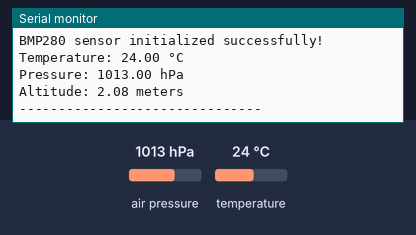
A sketch run on a simulated ESP8266 (NodeMCU). Parts: the last lines printed to the serial monitor. The inputs (shaded band) are chosen by the test bench; at power-on: air pressure 1013 hPa, temperature 24 °C.

Above: at 1.2 s.
1.3 s: air pressure set to 952 hPa
At 2.6 s:
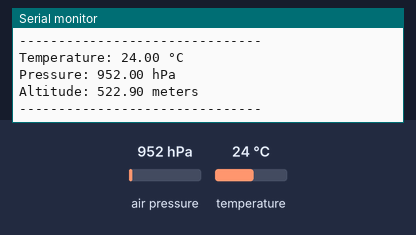
2.8 s: temperature set to 12 °C
4.3 s: air pressure set to 975 hPa
At 6.7 s:
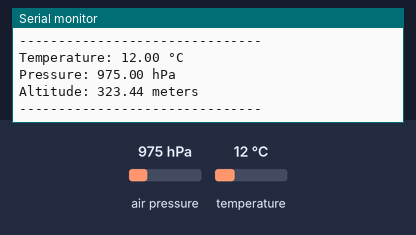
Timing chart, 0 to 8.2 s (numbered marks = the images above; inputs shaded):
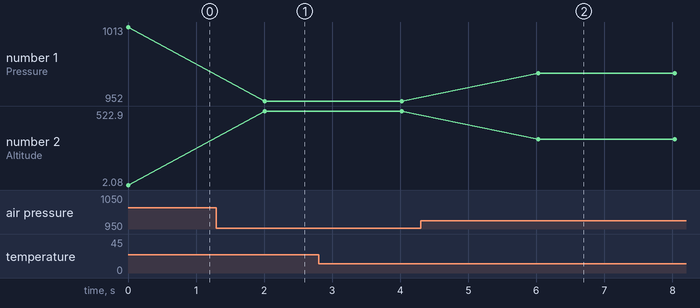

Measured:
- after the input at 1.3 s, the serial monitor: prints a new line after 0.71 s (image 1)
- after the input at 4.3 s, the serial monitor: prints a new line after 1.7 s (image 2)
- plotted number 1: 1013 → 952 after the input at 1.3 s, 952 → 975 after the input at 4.3 s
- plotted number 2: 2.08 → 522.9 after the input at 1.3 s, 522.9 → 323.44 after the input at 4.3 s

The sketch:

bmp_pressure.ino
```cpp
#include <Wire.h>
#include <Adafruit_Sensor.h>
#include <Adafruit_BMP280.h>

// Create an instance of the BMP280 sensor
Adafruit_BMP280 bmp;

// I2C pins for NodeMCU ESP8266
#define SDA_PIN D2  // Connect to SDA on BMP280
#define SCL_PIN D1  // Connect to SCL on BMP280

void setup() {
  // Start serial communication for debugging
  Serial.begin(115200);
  Serial.println(F("BMP280 Sensor Initialization"));

  // Initialize I2C communication
  Wire.begin(SDA_PIN, SCL_PIN);

  // Check if the BMP280 sensor is connected
  if (!bmp.begin(0x76)) { // 0x76 is the default I2C address for BMP280
    Serial.println(F("Could not find a valid BMP280 sensor, check connections!"));
    while (1); // Stay here if initialization fails
  }

  // Configure the sensor
  bmp.setSampling(Adafruit_BMP280::MODE_NORMAL,   // Normal mode
                  Adafruit_BMP280::SAMPLING_X2,   // Temperature oversampling x2
                  Adafruit_BMP280::SAMPLING_X16,  // Pressure oversampling x16
                  Adafruit_BMP280::FILTER_X16,    // Filtering x16
                  Adafruit_BMP280::STANDBY_MS_500 // Standby time 500ms
                 );

  Serial.println(F("BMP280 sensor initialized successfully!"));
}

void loop() {
  // Read temperature and pressure
  float temperature = bmp.readTemperature();
  float pressure = bmp.readPressure(); // Pressure in Pascals
  float altitude = bmp.readAltitude(1013.25); // Approx. sea level pressure in hPa

  // Print the readings
  Serial.print(F("Temperature: "));
  Serial.print(temperature);
  Serial.println(F(" °C"));

  Serial.print(F("Pressure: "));
  Serial.print(pressure / 100.0); // Convert Pascals to hPa
  Serial.println(F(" hPa"));

  Serial.print(F("Altitude: "));
  Serial.print(altitude);
  Serial.println(F(" meters"));

  Serial.println(F("-------------------------------"));

  // Wait 2 seconds before the next reading
  delay(2000);
}
```
